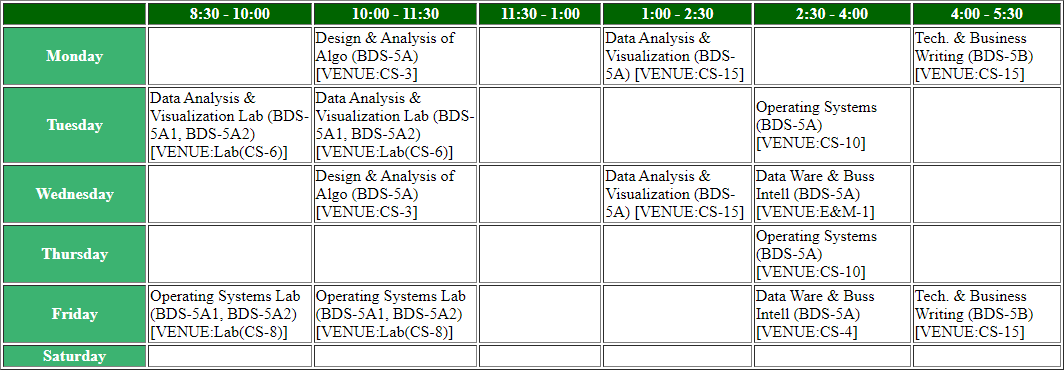
#> input picture ttable.png, 1064 x 370 px
$ jupyter execute --allow-errors converter.ipynb   (older library calls are emulated)
#> lines starting #> are read from the running program, lines starting #| are printed output that depends on the picture
[cell 1]
import pandas as pd
from json import load
from html2image import Html2Image
from PIL import Image


#> (the rest of this cell did not finish here and is left out)

[cell 2]
image = Image.open("ttable.png")
#> image is the input picture: PIL image 1064x370 RGBA; mean R, G, B, A 202.5, 220.3, 208.3, 255
image = image.resize((1080, 1080), Image.ANTIALIAS)
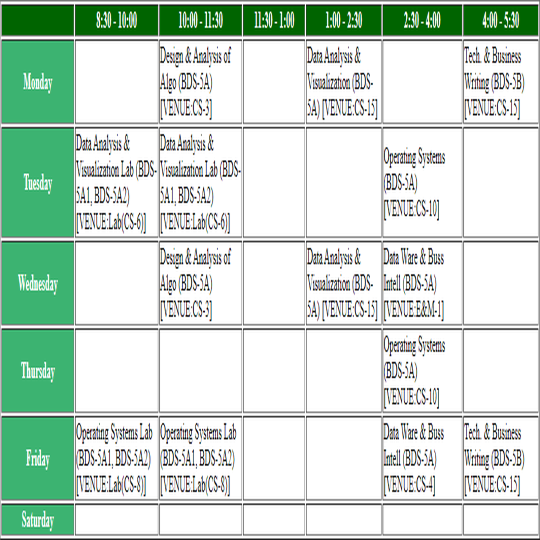
#> image: PIL image 1080x1080 RGBA (shown at 1/2 size); mean R, G, B, A 200.5, 218.2, 206.3, 255
image

[cell 3]
image.size
#> Out = (1080, 1080)
